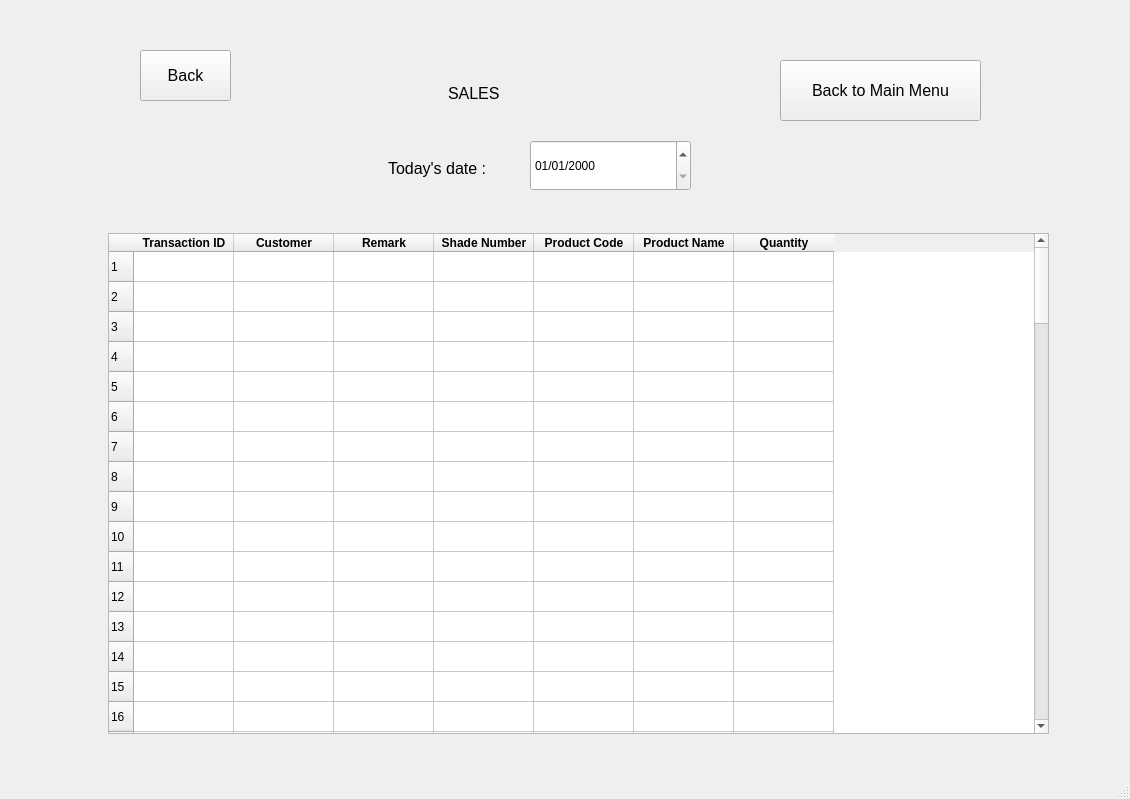
<?xml version="1.0" encoding="UTF-8"?>
<ui version="4.0">
 <class>sales_view_by_today</class>
 <widget class="QMainWindow" name="sales_view_by_today">
  <property name="geometry">
   <rect>
    <x>0</x>
    <y>0</y>
    <width>1130</width>
    <height>799</height>
   </rect>
  </property>
  <property name="windowTitle">
   <string>MainWindow</string>
  </property>
  <widget class="QWidget" name="centralwidget">
   <widget class="QTableWidget" name="sales_view_today_table">
    <property name="geometry">
     <rect>
      <x>108</x>
      <y>233</y>
      <width>941</width>
      <height>501</height>
     </rect>
    </property>
    <property name="rowCount">
     <number>100</number>
    </property>
    <property name="columnCount">
     <number>7</number>
    </property>
    <row/>
    <row/>
    <row/>
    <row/>
    <row/>
    <row/>
    <row/>
    <row/>
    <row/>
    <row/>
    <row/>
    <row/>
    <row/>
    <row/>
    <row/>
    <row/>
    <row/>
    <row/>
    <row/>
    <row/>
    <row/>
    <row/>
    <row/>
    <row/>
    <row/>
    <row/>
    <row/>
    <row/>
    <row/>
    <row/>
    <row/>
    <row/>
    <row/>
    <row/>
    <row/>
    <row/>
    <row/>
    <row/>
    <row/>
    <row/>
    <row/>
    <row/>
    <row/>
    <row/>
    <row/>
    <row/>
    <row/>
    <row/>
    <row/>
    <row/>
    <row/>
    <row/>
    <row/>
    <row/>
    <row/>
    <row/>
    <row/>
    <row/>
    <row/>
    <row/>
    <row/>
    <row/>
    <row/>
    <row/>
    <row/>
    <row/>
    <row/>
    <row/>
    <row/>
    <row/>
    <row/>
    <row/>
    <row/>
    <row/>
    <row/>
    <row/>
    <row/>
    <row/>
    <row/>
    <row/>
    <row/>
    <row/>
    <row/>
    <row/>
    <row/>
    <row/>
    <row/>
    <row/>
    <row/>
    <row/>
    <row/>
    <row/>
    <row/>
    <row/>
    <row/>
    <row/>
    <row/>
    <row/>
    <row/>
    <row/>
    <column>
     <property name="text">
      <string>Transaction ID</string>
     </property>
     <property name="font">
      <font>
       <weight>75</weight>
       <bold>true</bold>
      </font>
     </property>
    </column>
    <column>
     <property name="text">
      <string>Customer</string>
     </property>
     <property name="font">
      <font>
       <weight>75</weight>
       <bold>true</bold>
      </font>
     </property>
    </column>
    <column>
     <property name="text">
      <string>Remark</string>
     </property>
     <property name="font">
      <font>
       <weight>75</weight>
       <bold>true</bold>
      </font>
     </property>
    </column>
    <column>
     <property name="text">
      <string>Shade Number</string>
     </property>
     <property name="font">
      <font>
       <weight>75</weight>
       <bold>true</bold>
      </font>
     </property>
    </column>
    <column>
     <property name="text">
      <string>Product Code</string>
     </property>
     <property name="font">
      <font>
       <weight>75</weight>
       <bold>true</bold>
      </font>
     </property>
    </column>
    <column>
     <property name="text">
      <string>Product Name</string>
     </property>
     <property name="font">
      <font>
       <weight>75</weight>
       <bold>true</bold>
      </font>
     </property>
    </column>
    <column>
     <property name="text">
      <string>Quantity</string>
     </property>
     <property name="font">
      <font>
       <weight>75</weight>
       <bold>true</bold>
      </font>
     </property>
    </column>
    <item row="0" column="5">
     <property name="text">
      <string/>
     </property>
     <property name="flags">
      <set>ItemIsSelectable|ItemIsDragEnabled|ItemIsEnabled</set>
     </property>
    </item>
    <item row="1" column="5">
     <property name="text">
      <string/>
     </property>
     <property name="flags">
      <set>ItemIsSelectable|ItemIsDragEnabled|ItemIsEnabled</set>
     </property>
    </item>
    <item row="2" column="5">
     <property name="text">
      <string/>
     </property>
     <property name="flags">
      <set>ItemIsSelectable|ItemIsDragEnabled|ItemIsEnabled</set>
     </property>
    </item>
    <item row="3" column="5">
     <property name="text">
      <string/>
     </property>
     <property name="flags">
      <set>ItemIsSelectable|ItemIsDragEnabled|ItemIsEnabled</set>
     </property>
    </item>
    <item row="4" column="5">
     <property name="text">
      <string/>
     </property>
     <property name="flags">
      <set>ItemIsSelectable|ItemIsDragEnabled|ItemIsEnabled</set>
     </property>
    </item>
    <item row="5" column="5">
     <property name="text">
      <string/>
     </property>
     <property name="flags">
      <set>ItemIsSelectable|ItemIsDragEnabled|ItemIsEnabled</set>
     </property>
    </item>
    <item row="6" column="5">
     <property name="text">
      <string/>
     </property>
     <property name="flags">
      <set>ItemIsSelectable|ItemIsDragEnabled|ItemIsEnabled</set>
     </property>
    </item>
    <item row="7" column="5">
     <property name="text">
      <string/>
     </property>
     <property name="flags">
      <set>ItemIsSelectable|ItemIsDragEnabled|ItemIsEnabled</set>
     </property>
    </item>
   </widget>
   <widget class="QLabel" name="label_8">
    <property name="geometry">
     <rect>
      <x>388</x>
      <y>143</y>
      <width>181</width>
      <height>51</height>
     </rect>
    </property>
    <property name="font">
     <font>
      <pointsize>12</pointsize>
     </font>
    </property>
    <property name="text">
     <string>Today's date : </string>
    </property>
   </widget>
   <widget class="QLabel" name="label_3">
    <property name="geometry">
     <rect>
      <x>448</x>
      <y>73</y>
      <width>151</width>
      <height>41</height>
     </rect>
    </property>
    <property name="font">
     <font>
      <pointsize>12</pointsize>
     </font>
    </property>
    <property name="text">
     <string>SALES</string>
    </property>
   </widget>
   <widget class="QPushButton" name="pushButton">
    <property name="geometry">
     <rect>
      <x>1310</x>
      <y>450</y>
      <width>161</width>
      <height>41</height>
     </rect>
    </property>
    <property name="font">
     <font>
      <pointsize>10</pointsize>
     </font>
    </property>
    <property name="text">
     <string>Back to Main Menu</string>
    </property>
   </widget>
   <widget class="QPushButton" name="sales_view_today_back">
    <property name="geometry">
     <rect>
      <x>140</x>
      <y>50</y>
      <width>91</width>
      <height>51</height>
     </rect>
    </property>
    <property name="font">
     <font>
      <pointsize>12</pointsize>
     </font>
    </property>
    <property name="text">
     <string>Back</string>
    </property>
   </widget>
   <widget class="QPushButton" name="pushButton_2">
    <property name="geometry">
     <rect>
      <x>780</x>
      <y>60</y>
      <width>201</width>
      <height>61</height>
     </rect>
    </property>
    <property name="font">
     <font>
      <pointsize>12</pointsize>
     </font>
    </property>
    <property name="text">
     <string>Back to Main Menu</string>
    </property>
   </widget>
   <widget class="QDateEdit" name="dateEdit_sales_view_by_today">
    <property name="geometry">
     <rect>
      <x>530</x>
      <y>140</y>
      <width>161</width>
      <height>51</height>
     </rect>
    </property>
    <property name="displayFormat">
     <string>dd/MM/yyyy</string>
    </property>
   </widget>
  </widget>
  <widget class="QMenuBar" name="menubar">
   <property name="geometry">
    <rect>
     <x>0</x>
     <y>0</y>
     <width>1130</width>
     <height>26</height>
    </rect>
   </property>
  </widget>
  <widget class="QStatusBar" name="statusbar"/>
 </widget>
 <resources/>
 <connections/>
</ui>
